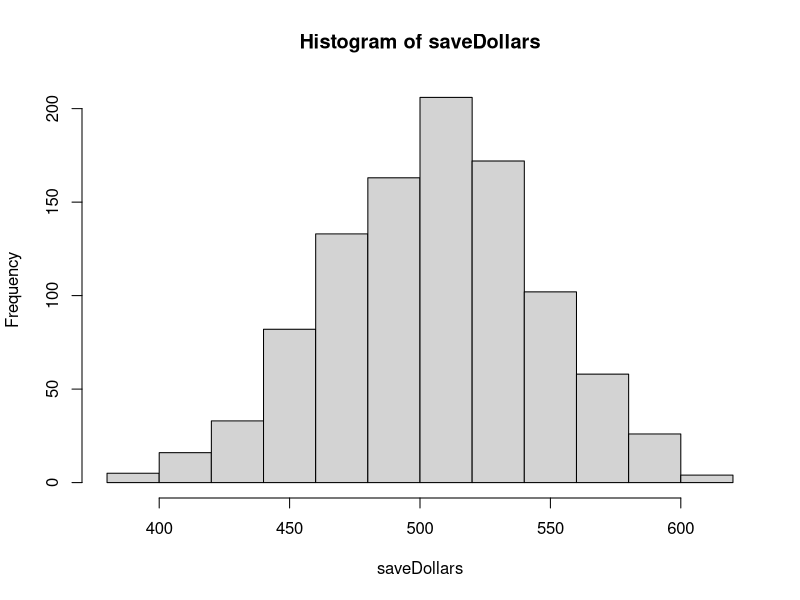
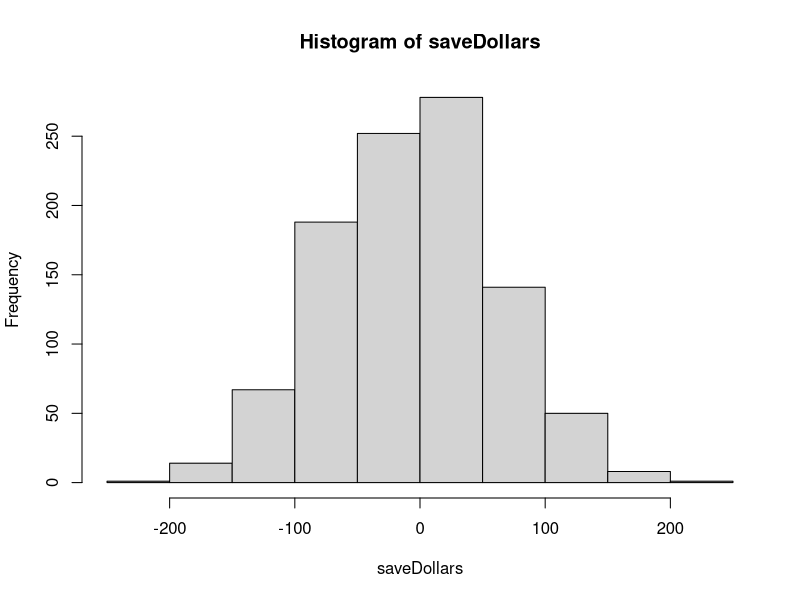
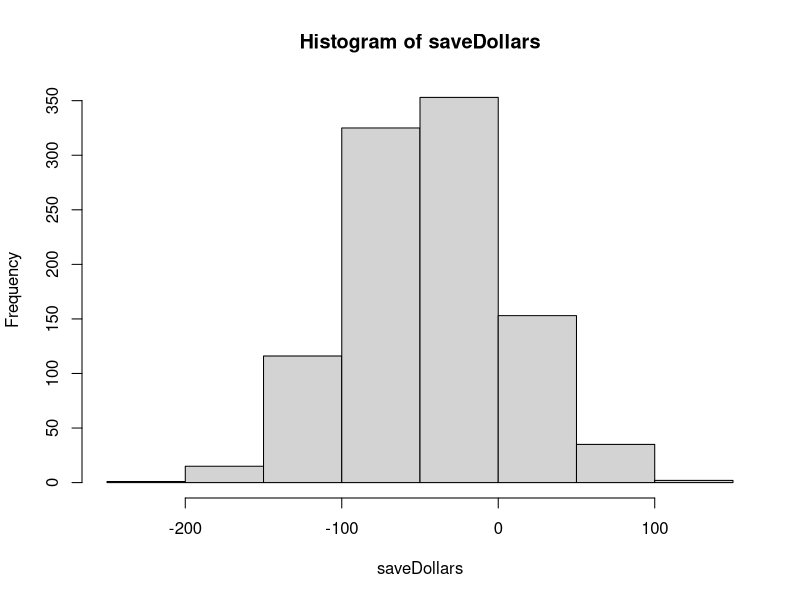

These figures' R source, in order:
## ---- chunk 1
Bdays = 1:365
Bsamples = vector("numeric")
TotalDollars = 0
saveDollars = vector("numeric")

## ---- chunk 2
for (loop in 1:1000) {
  
  TotalDollars = 0
  classsize = 35
  for(i in 1:1137) {
  Bsamples = sample(Bdays,35, replace= TRUE)
  if (length(unique(Bsamples)) == 35) {
    TotalDollars = TotalDollars -2
  } else{
    TotalDollars = TotalDollars +1
  }  
  }
  
saveDollars[loop] = TotalDollars  
  }

hist(saveDollars)
var(saveDollars)
print(paste("average return =", mean(saveDollars)))
## ---- chunk 3
varSorted = sort(saveDollars)
LCL = varSorted[25]
UCL = varSorted[975]
print(paste("UCL = ", UCL, "LCL", LCL))
## ---- chunk 4
for (loop in 1:1000) {
  
  TotalDollars = 0
  classsize = 35
  for(i in 1:1137) {
  Bsamples = sample(Bdays,35, replace= TRUE)
  if (length(unique(Bsamples)) == 35) {
    TotalDollars = TotalDollars -4.40
  } else{
    TotalDollars = TotalDollars +1
  }  
  }
  
saveDollars[loop] = TotalDollars  
  }

hist(saveDollars)
var(saveDollars)
print(paste("average return =", mean(saveDollars)))
## ---- chunk 5
for (loop in 1:1000) {
  
  TotalDollars = 0
  classsize = 28
  for(i in 1:1137) {
  Bsamples = sample(Bdays,28, replace= TRUE)
  if (length(unique(Bsamples)) == 28) {
    TotalDollars = TotalDollars -2
  } else{
    TotalDollars = TotalDollars +1
  }  
  }
  
saveDollars[loop] = TotalDollars  
  }

hist(saveDollars)
var(saveDollars)
print(paste("average return =", mean(saveDollars)))
